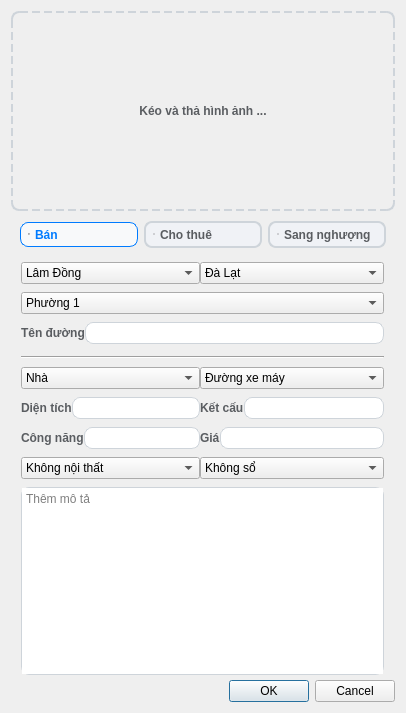
<?xml version="1.0" encoding="UTF-8"?>
<ui version="4.0">
 <class>DialogCreateRealEstate</class>
 <widget class="QDialog" name="DialogCreateRealEstate">
  <property name="geometry">
   <rect>
    <x>0</x>
    <y>0</y>
    <width>406</width>
    <height>713</height>
   </rect>
  </property>
  <property name="windowTitle">
   <string>Dialog</string>
  </property>
  <property name="styleSheet">
   <string notr="true">QRadioButton {
  background-color: rgb(240, 242, 246);
  color: rgb(90, 93, 97);
  border: 2px solid #CED4DA;
  padding: 4px 8px; /* Tạo khoảng đệm bên trong */
  border-radius: 8px; /* Bo tròn góc */
  text-align: center; /* Căn giữa chữ */
  font-weight: 600;
}

QRadioButton::indicator {
  width: 0px;
  height: 0px;
}

QRadioButton:hover {
  background-color: rgb(230, 231, 242);
}

QRadioButton:pressed {
  background-color: #bbb;
}

QRadioButton:checked {
  background-color: rgba(248, 249, 250, 1);
  color: #007BFF;
  border: 1px solid #007BFF;
}

QRadioButton:checked:hover {
  background-color: #cce0ff; /* Màu nền khi được chọn và hover */
}

QRadioButton:checked:pressed {
  background-color: #aaccee; /* Màu nền khi được chọn và pressed */
}

QLabel {
color: rgb(90, 93, 97);
border: none;
font-weight: 600;
font-size: 12px;
}
QLineEdit {
border: 1px solid #CED4DA;
padding: 2px 4px;
border-radius: 8px;
}
QPlainTextEdit{
  border: 1px solid #CED4DA;
border-radius: 8px;
}</string>
  </property>
  <layout class="QVBoxLayout" name="verticalLayout_2">
   <property name="spacing">
    <number>1</number>
   </property>
   <item>
    <layout class="QVBoxLayout" name="verticalLayout">
     <item>
      <widget class="QWidget" name="images" native="true">
       <property name="minimumSize">
        <size>
         <width>0</width>
         <height>200</height>
        </size>
       </property>
       <property name="maximumSize">
        <size>
         <width>16777215</width>
         <height>200</height>
        </size>
       </property>
       <property name="styleSheet">
        <string notr="true">border: 2px dashed #CED4DA;
border-radius: 8px;</string>
       </property>
       <layout class="QHBoxLayout" name="horizontalLayout">
        <item>
         <widget class="QLabel" name="images_label">
          <property name="styleSheet">
           <string notr="true">
  color: rgb(90, 93, 97);
border: none;
font-weight: 800;</string>
          </property>
          <property name="text">
           <string>Kéo và thả hình ảnh ...</string>
          </property>
          <property name="alignment">
           <set>Qt::AlignmentFlag::AlignCenter</set>
          </property>
         </widget>
        </item>
       </layout>
      </widget>
     </item>
     <item>
      <widget class="QWidget" name="options" native="true">
       <layout class="QHBoxLayout" name="horizontalLayout_3">
        <item>
         <widget class="QRadioButton" name="options__sell">
          <property name="styleSheet">
           <string notr="true"/>
          </property>
          <property name="text">
           <string>Bán</string>
          </property>
          <property name="checked">
           <bool>true</bool>
          </property>
         </widget>
        </item>
        <item>
         <widget class="QRadioButton" name="options__rent">
          <property name="styleSheet">
           <string notr="true"/>
          </property>
          <property name="text">
           <string>Cho thuê</string>
          </property>
         </widget>
        </item>
        <item>
         <widget class="QRadioButton" name="options__assignment">
          <property name="styleSheet">
           <string notr="true"/>
          </property>
          <property name="text">
           <string>Sang nghượng</string>
          </property>
         </widget>
        </item>
       </layout>
      </widget>
     </item>
     <item>
      <widget class="QWidget" name="sell__container" native="true">
       <property name="styleSheet">
        <string notr="true"/>
       </property>
       <layout class="QHBoxLayout" name="horizontalLayout_7" stretch="0">
        <property name="spacing">
         <number>0</number>
        </property>
        <property name="leftMargin">
         <number>0</number>
        </property>
        <property name="topMargin">
         <number>0</number>
        </property>
        <property name="rightMargin">
         <number>0</number>
        </property>
        <property name="bottomMargin">
         <number>0</number>
        </property>
        <item>
         <widget class="QScrollArea" name="scrollArea">
          <property name="sizePolicy">
           <sizepolicy hsizetype="Maximum" vsizetype="Expanding">
            <horstretch>0</horstretch>
            <verstretch>0</verstretch>
           </sizepolicy>
          </property>
          <property name="styleSheet">
           <string notr="true">QScrollArea {
border: none;
}</string>
          </property>
          <property name="horizontalScrollBarPolicy">
           <enum>Qt::ScrollBarPolicy::ScrollBarAlwaysOff</enum>
          </property>
          <property name="widgetResizable">
           <bool>true</bool>
          </property>
          <widget class="QWidget" name="scrollAreaWidgetContents">
           <property name="geometry">
            <rect>
             <x>0</x>
             <y>0</y>
             <width>380</width>
             <height>391</height>
            </rect>
           </property>
           <property name="styleSheet">
            <string notr="true"/>
           </property>
           <layout class="QVBoxLayout" name="verticalLayout_5" stretch="0">
            <property name="spacing">
             <number>0</number>
            </property>
            <property name="leftMargin">
             <number>0</number>
            </property>
            <property name="topMargin">
             <number>4</number>
            </property>
            <property name="rightMargin">
             <number>0</number>
            </property>
            <property name="bottomMargin">
             <number>4</number>
            </property>
            <item>
             <layout class="QGridLayout" name="gridLayout">
              <property name="leftMargin">
               <number>0</number>
              </property>
              <property name="topMargin">
               <number>0</number>
              </property>
              <property name="rightMargin">
               <number>0</number>
              </property>
              <property name="bottomMargin">
               <number>0</number>
              </property>
              <property name="horizontalSpacing">
               <number>-1</number>
              </property>
              <property name="verticalSpacing">
               <number>8</number>
              </property>
              <item row="0" column="1">
               <widget class="QComboBox" name="location__districts">
                <property name="styleSheet">
                 <string notr="true"/>
                </property>
                <item>
                 <property name="text">
                  <string>Đà Lạt</string>
                 </property>
                </item>
               </widget>
              </item>
              <item row="9" column="1">
               <widget class="QComboBox" name="legal">
                <item>
                 <property name="text">
                  <string>Không sổ</string>
                 </property>
                </item>
                <item>
                 <property name="text">
                  <string>Sổ nông nghiệp chung</string>
                 </property>
                </item>
                <item>
                 <property name="text">
                  <string>Sổ nông nghiệp phân quyền</string>
                 </property>
                </item>
                <item>
                 <property name="text">
                  <string>Sổ nông nghiệp riêng</string>
                 </property>
                </item>
                <item>
                 <property name="text">
                  <string>Sổ xây dựng chung</string>
                 </property>
                </item>
                <item>
                 <property name="text">
                  <string>Sổ xây dựng phân quyền</string>
                 </property>
                </item>
                <item>
                 <property name="text">
                  <string>Sổ xây dựng riêng</string>
                 </property>
                </item>
               </widget>
              </item>
              <item row="7" column="1">
               <layout class="QHBoxLayout" name="horizontalLayout_5">
                <item>
                 <widget class="QLabel" name="structure_label">
                  <property name="text">
                   <string>Kết cấu</string>
                  </property>
                 </widget>
                </item>
                <item>
                 <widget class="QLineEdit" name="structure"/>
                </item>
               </layout>
              </item>
              <item row="7" column="0">
               <layout class="QHBoxLayout" name="horizontalLayout_4">
                <item>
                 <widget class="QLabel" name="area_label">
                  <property name="text">
                   <string>Diện tích</string>
                  </property>
                 </widget>
                </item>
                <item>
                 <widget class="QLineEdit" name="area"/>
                </item>
               </layout>
              </item>
              <item row="5" column="0">
               <widget class="QComboBox" name="categories">
                <item>
                 <property name="text">
                  <string>Nhà</string>
                 </property>
                </item>
                <item>
                 <property name="text">
                  <string>Nhà mặt tiền</string>
                 </property>
                </item>
                <item>
                 <property name="text">
                  <string>Biệt thự</string>
                 </property>
                </item>
                <item>
                 <property name="text">
                  <string>Căn hộ chung cư</string>
                 </property>
                </item>
                <item>
                 <property name="text">
                  <string>Khách sạn</string>
                 </property>
                </item>
                <item>
                 <property name="text">
                  <string>Homestay</string>
                 </property>
                </item>
                <item>
                 <property name="text">
                  <string>Đất</string>
                 </property>
                </item>
                <item>
                 <property name="text">
                  <string>MBKD</string>
                 </property>
                </item>
                <item>
                 <property name="text">
                  <string>Kho</string>
                 </property>
                </item>
               </widget>
              </item>
              <item row="10" column="0" colspan="2">
               <widget class="QPlainTextEdit" name="description">
                <property name="placeholderText">
                 <string>Thêm mô tả</string>
                </property>
               </widget>
              </item>
              <item row="3" column="0" colspan="2">
               <layout class="QHBoxLayout" name="horizontalLayout_2">
                <property name="topMargin">
                 <number>0</number>
                </property>
                <property name="bottomMargin">
                 <number>4</number>
                </property>
                <item>
                 <widget class="QLabel" name="location__street_label">
                  <property name="text">
                   <string>Tên đường</string>
                  </property>
                 </widget>
                </item>
                <item>
                 <widget class="QLineEdit" name="location__street"/>
                </item>
               </layout>
              </item>
              <item row="0" column="0">
               <widget class="QComboBox" name="location__provices">
                <item>
                 <property name="text">
                  <string>Lâm Đồng</string>
                 </property>
                </item>
               </widget>
              </item>
              <item row="1" column="0" colspan="2">
               <widget class="QComboBox" name="location__wards">
                <item>
                 <property name="text">
                  <string>Phường 1</string>
                 </property>
                </item>
                <item>
                 <property name="text">
                  <string>Phường 2</string>
                 </property>
                </item>
                <item>
                 <property name="text">
                  <string>Phường 3</string>
                 </property>
                </item>
                <item>
                 <property name="text">
                  <string>Phường 4</string>
                 </property>
                </item>
                <item>
                 <property name="text">
                  <string>Phường 5</string>
                 </property>
                </item>
                <item>
                 <property name="text">
                  <string>Phường 6</string>
                 </property>
                </item>
                <item>
                 <property name="text">
                  <string>Phường 7</string>
                 </property>
                </item>
                <item>
                 <property name="text">
                  <string>Phường 8</string>
                 </property>
                </item>
                <item>
                 <property name="text">
                  <string>Phường 9</string>
                 </property>
                </item>
                <item>
                 <property name="text">
                  <string>Phường 10</string>
                 </property>
                </item>
                <item>
                 <property name="text">
                  <string>Phường 11</string>
                 </property>
                </item>
                <item>
                 <property name="text">
                  <string>Phường 12</string>
                 </property>
                </item>
                <item>
                 <property name="text">
                  <string>Xã Tà Nung</string>
                 </property>
                </item>
                <item>
                 <property name="text">
                  <string>Xã Trạm Hành</string>
                 </property>
                </item>
                <item>
                 <property name="text">
                  <string>Xã Xuân Trường</string>
                 </property>
                </item>
                <item>
                 <property name="text">
                  <string>Xã Xuân Thọ</string>
                 </property>
                </item>
               </widget>
              </item>
              <item row="8" column="1">
               <layout class="QHBoxLayout" name="horizontalLayout_8">
                <item>
                 <widget class="QLabel" name="price_label">
                  <property name="text">
                   <string>Giá</string>
                  </property>
                 </widget>
                </item>
                <item>
                 <widget class="QLineEdit" name="price"/>
                </item>
               </layout>
              </item>
              <item row="9" column="0">
               <widget class="QComboBox" name="furniture">
                <item>
                 <property name="text">
                  <string>Không nội thất</string>
                 </property>
                </item>
                <item>
                 <property name="text">
                  <string>Nội thất cơ bản</string>
                 </property>
                </item>
                <item>
                 <property name="text">
                  <string>Đầy đủ nội thất</string>
                 </property>
                </item>
               </widget>
              </item>
              <item row="8" column="0">
               <layout class="QHBoxLayout" name="horizontalLayout_6">
                <item>
                 <widget class="QLabel" name="_function_label">
                  <property name="text">
                   <string>Công năng</string>
                  </property>
                 </widget>
                </item>
                <item>
                 <widget class="QLineEdit" name="_function"/>
                </item>
               </layout>
              </item>
              <item row="5" column="1">
               <widget class="QComboBox" name="building_line">
                <item>
                 <property name="text">
                  <string>Đường xe máy</string>
                 </property>
                </item>
                <item>
                 <property name="text">
                  <string>Đường xe hơi</string>
                 </property>
                </item>
               </widget>
              </item>
              <item row="4" column="0" colspan="2">
               <widget class="Line" name="line">
                <property name="styleSheet">
                 <string notr="true">padding: 4px 0;</string>
                </property>
                <property name="orientation">
                 <enum>Qt::Orientation::Horizontal</enum>
                </property>
               </widget>
              </item>
             </layout>
            </item>
           </layout>
          </widget>
         </widget>
        </item>
       </layout>
      </widget>
     </item>
    </layout>
   </item>
   <item>
    <widget class="QDialogButtonBox" name="buttonBox">
     <property name="orientation">
      <enum>Qt::Orientation::Horizontal</enum>
     </property>
     <property name="standardButtons">
      <set>QDialogButtonBox::StandardButton::Cancel|QDialogButtonBox::StandardButton::Ok</set>
     </property>
    </widget>
   </item>
  </layout>
 </widget>
 <resources/>
 <connections>
  <connection>
   <sender>buttonBox</sender>
   <signal>accepted()</signal>
   <receiver>DialogCreateRealEstate</receiver>
   <slot>accept()</slot>
   <hints>
    <hint type="sourcelabel">
     <x>248</x>
     <y>254</y>
    </hint>
    <hint type="destinationlabel">
     <x>157</x>
     <y>274</y>
    </hint>
   </hints>
  </connection>
  <connection>
   <sender>buttonBox</sender>
   <signal>rejected()</signal>
   <receiver>DialogCreateRealEstate</receiver>
   <slot>reject()</slot>
   <hints>
    <hint type="sourcelabel">
     <x>316</x>
     <y>260</y>
    </hint>
    <hint type="destinationlabel">
     <x>286</x>
     <y>274</y>
    </hint>
   </hints>
  </connection>
 </connections>
</ui>
